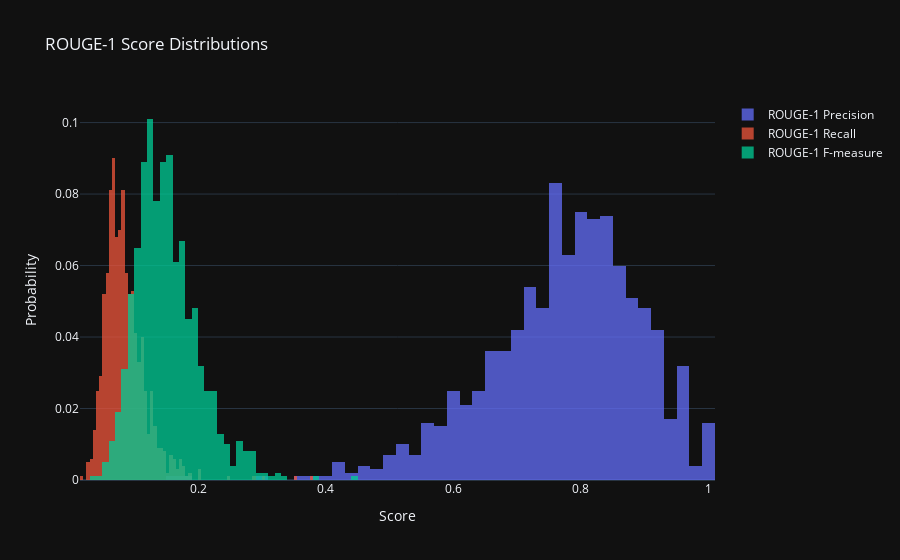

The notebook cell this image was saved under:
### Code cell
fig = go.Figure()
fig.add_trace(go.Histogram(
    x=scores_df["rouge1_precision"],
    name="ROUGE-1 Precision",
    histnorm='probability',
    opacity=0.75
))

fig.add_trace(go.Histogram(
    x=scores_df["rouge1_recall"],
    name="ROUGE-1 Recall",
    histnorm='probability',
    opacity=0.75
))

fig.add_trace(go.Histogram(
    x=scores_df["rouge1_fmeasure"],
    name="ROUGE-1 F-measure",
    histnorm='probability',
    opacity=0.75
))

fig.update_layout(
    barmode='overlay',
    title='ROUGE-1 Score Distributions',
    xaxis_title='Score',
    yaxis_title='Probability',
    template='plotly_dark'
)

fig.show()

### Figure 1 — Plotly figure (JSON) as saved in the notebook; plotly's stock layout.template omitted (floating-point values rounded to 4 significant figures; data arrays with more than 128 entries replaced by an {"elided": "..."} marker saying what was removed)
{"data": [{"histnorm": "probability", "name": "ROUGE-1 Precision", "opacity": 0.75, "type": "histogram", "x": {"elided": "1000 float values"}}, {"histnorm": "probability", "name": "ROUGE-1 Recall", "opacity": 0.75, "type": "histogram", "x": {"elided": "1000 float values"}}, {"histnorm": "probability", "name": "ROUGE-1 F-measure", "opacity": 0.75, "type": "histogram", "x": {"elided": "1000 float values"}}], "layout": {"barmode": "overlay", "title": {"text": "ROUGE-1 Score Distributions"}, "xaxis": {"title": {"text": "Score"}}, "yaxis": {"title": {"text": "Probability"}}}}
